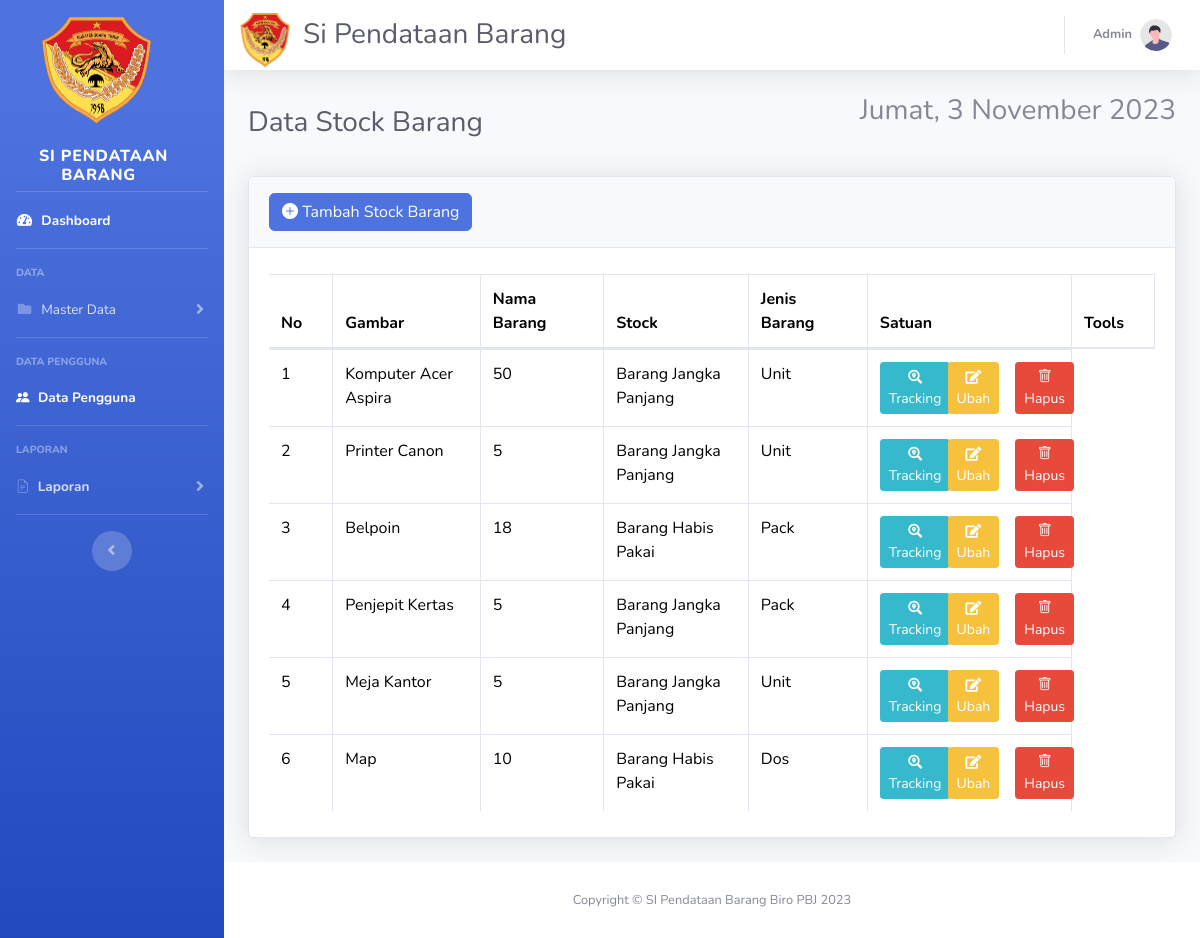
Page / (signed in) on the committed database.
### tables this page shows
CREATE TABLE `stock_barang` (
  `kode_stok` int(11) NOT NULL,
  `jumlah_seluruh` varchar(25) NOT NULL,
  `nama_barang` varchar(25) NOT NULL,
  `jenis` varchar(25) NOT NULL,
  `satuan` varchar(25) NOT NULL,
  `image` varchar(99) DEFAULT NULL,
  `created_at` datetime NOT NULL DEFAULT current_timestamp(),
  `updated_at` datetime NOT NULL DEFAULT current_timestamp()
);

### index.php (the view, shortened to what this page needs)
<?php
require 'function.php';
?>
<!DOCTYPE html>
<html lang="en">
<head>
    <?php require_once("header.php") ?>
</head>
<body id="page-top">
    <div id="wrapper">
        <?php require_once("sidebar.php"); ?>
        <div id="content-wrapper" class="d-flex flex-column">
            <div id="content">
                <nav class="navbar navbar-expand navbar-light bg-white topbar mb-4 static-top shadow">
                    <div class="container-fluid"><img src="img/logo-removebg-preview.png" width="50" height="56" style="margin-top: 91px;padding-top: 0px;margin-bottom: 82px;">
                        <h3 class="text-dark mb-0" style="padding-right: 0px;margin-right: -579px;padding-left: 13px;">Si Pendataan Barang</h3>
                        <ul class="navbar-nav ml-auto">
                            <li class="nav-item dropdown no-arrow">
                                <a class="nav-link dropdown-toggle" href="#" id="userDropdown" role="button" data-toggle="dropdown" aria-haspopup="true" aria-expanded="false">
                                    <span class="mr-2 d-none d-lg-inline text-gray-600 small"><b><?php echo $_SESSION['level']; ?></b></span>
                                    <img class="img-profile rounded-circle" src="img/undraw_profile.svg">
                                </a>
                            </li>
                        </ul>
                </nav>
                <div class="container-fluid">
                    <div class="d-sm-flex align-items-center justify-content-between mb-4">
                        <h1 class="h3 mb-0 text-gray-800">Data Stock Barang</h1>
                        <ul class="notification-area pull-right">
                            <h3>
                                <div class="date">
                                </div>
                            </h3>
                        </ul>
                    </div>
                    <div class="card shadow mb-4">
                        <div class="card-header py-3">
                            <button type="button" class="btn btn-primary" data-toggle="modal" data-target="#myModal">
                                <i class="bi bi-plus-circle-fill"></i>
                                Tambah Stock Barang
                            </button>
                        </div>
                        <div class="card-body">
                            <div class="table-responsive">
                                <table class="table table-bordered" id="dataTable" width="100%" cellspacing="0">
                                    <thead>
                                        <tr>
                                            <th>No</th>
                                            <th>Gambar</th>
                                            <th>Nama Barang</th>
                                            <th>Stock</th>
                                            <th>Jenis Barang</th>
                                            <th>Satuan</th>
                                            <th>Tools</th>
                                        </tr>
                                    </thead>
                                    <tbody>
                                        <?php
                                        $i = 1;
                                        $ambilsemuadatastock = mysqli_query($conn, "SELECT * FROM stock_barang");
                                        while ($data = mysqli_fetch_array($ambilsemuadatastock)) {
                                            $nama_barang = $data['nama_barang'];
                                            $jumlah_seluruh = $data['jumlah_seluruh'];
                                            $jenis = $data['jenis'];
                                            $satuan = $data['satuan'];
                                            $id = $data['kode_stok'];
                                        ?>
                                            <tr>
                                                <td><?= $i++; ?></td>
                                                <td><?= $nama_barang; ?></td>
                                                <td><?= $jumlah_seluruh; ?></td>
                                                <td><?= $jenis; ?></td>
                                                <td><?= $satuan; ?></td>
                                                <td>
                                                    <div class="row">
                                                        <div class="col-lg-4">
                                                            <button type="button" class="btn btn-info btn-sm" data-toggle="modal" data-target="#tracking<?= $id; ?>">
                                                                <i class="fas fa-search-location"></i> Tracking
                                                            </button>
                                                        </div>
                                                        <div class="col-lg-4">
                                                            <button type="button" class="btn btn-warning btn-sm" data-toggle="modal" data-target="#edit<?= $id; ?>">
                                                                <i class="fa fa-edit"></i> <br> Ubah
                                                            </button>
                                                        </div>
                                                        <div class="col-lg-4">
                                                            <button type="button" class="btn btn-danger btn-sm" data-toggle="modal" data-target="#delete<?= $id; ?>">
                                                                <i class="bi bi-trash"></i> Hapus
                                                            </button>
                                                        </div>
                                                    </div>
                                                </td>
                                            </tr>
                            </div>
                        </div>
                    <?php
                                        };
                    ?>
    <footer class="sticky-footer bg-white">
        <div class="container my-auto">
            <div class="copyright text-center my-auto">
                <span>Copyright &copy; SI Pendataan Barang Biro PBJ 2023</span>
            </div>
        </div>
    </footer>
</body>
</html>

### rows in the picture
stock_barang: nama_barang "Komputer Acer Aspira", jumlah_seluruh "50", jenis "Barang Jangka Panjang", satuan "Unit"
stock_barang: nama_barang "Printer Canon", jumlah_seluruh "5", jenis "Barang Jangka Panjang", satuan "Unit"
stock_barang: nama_barang "Belpoin", jumlah_seluruh "18", jenis "Barang Habis Pakai", satuan "Pack"
stock_barang: nama_barang "Penjepit Kertas", jumlah_seluruh "5", jenis "Barang Jangka Panjang", satuan "Pack"
stock_barang: nama_barang "Meja Kantor", jumlah_seluruh "5", jenis "Barang Jangka Panjang", satuan "Unit"
stock_barang: nama_barang "Map", jumlah_seluruh "10", jenis "Barang Habis Pakai", satuan "Dos"

### other values in the picture
$_SESSION['level'] "Admin"
